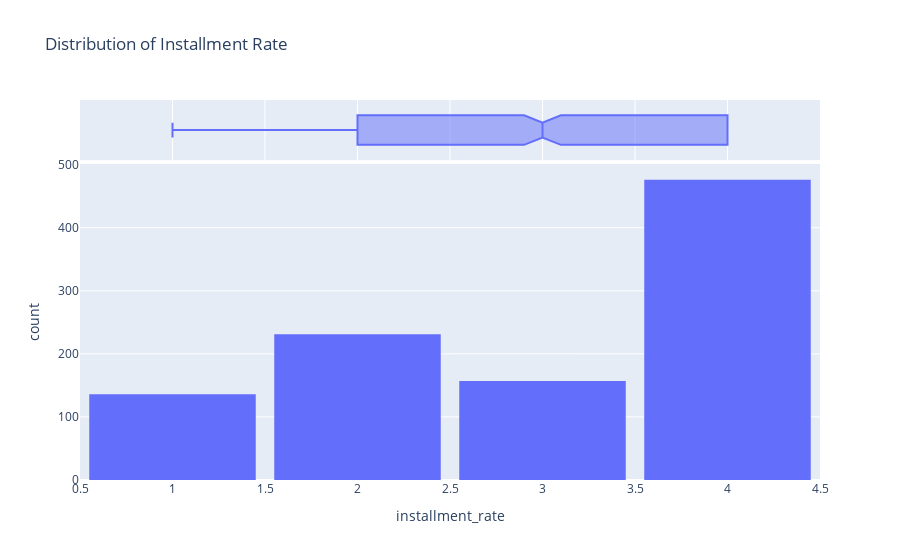

Notebook code cell kept with this figure:
### Code cell
# Distribution of Installment Rate in percentage of disposable income.
fig = px.histogram(df,
                   x = 'installment_rate',
                   marginal = 'box',
                   title='Distribution of Installment Rate')
fig.update_layout(bargap=0.1)
fig.show()

### Figure 1 — Plotly figure (JSON) as saved in the notebook; plotly's stock layout.template omitted (floating-point values rounded to 4 significant figures; data arrays with more than 128 entries replaced by an {"elided": "..."} marker saying what was removed)
{"data": [{"bingroup": "x", "hovertemplate": "installment_rate=%{x}<br>count=%{y}<extra></extra>", "legendgroup": "", "marker": {"color": "#636efa", "pattern": {"shape": ""}}, "name": "", "orientation": "v", "showlegend": false, "type": "histogram", "x": {"elided": "1000 int values"}, "xaxis": "x", "yaxis": "y"}, {"hovertemplate": "installment_rate=%{x}<extra></extra>", "legendgroup": "", "marker": {"color": "#636efa"}, "name": "", "notched": true, "showlegend": false, "type": "box", "x": {"elided": "1000 int values"}, "xaxis": "x2", "yaxis": "y2"}], "layout": {"bargap": 0.1, "barmode": "relative", "legend": {"tracegroupgap": 0}, "title": {"text": "Distribution of Installment Rate"}, "xaxis": {"anchor": "y", "domain": [0, 1], "title": {"text": "installment_rate"}}, "xaxis2": {"anchor": "y2", "domain": [0, 1], "matches": "x", "showgrid": true, "showticklabels": false}, "yaxis": {"anchor": "x", "domain": [0, 0.8316], "title": {"text": "count"}}, "yaxis2": {"anchor": "x2", "domain": [0.8416, 1], "matches": "y2", "showgrid": false, "showline": false, "showticklabels": false, "ticks": ""}}}
